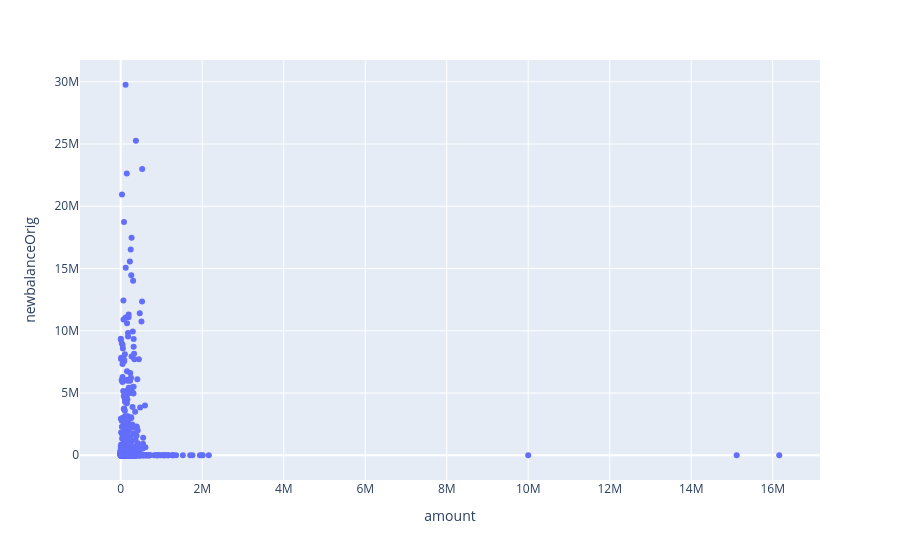

Notebook code for this chart:
### Markdown cell above
<a class="anchor" id="2">

### **Plot 2 - Scatter: `amount` vs `newbalanceOrig`**
</a>

If a transaction is legitimate, the sender's new balance should roughly equal their old balance minus the amount sent. Deviations,  particularly cases where `newbalanceOrig` drops to exactly zero, are a strong fraud signal.

### Code cell
df_paysim.plot.scatter(x="amount", y="newbalanceOrig")

### Figure 1 — Plotly figure (JSON) as saved in the notebook; plotly's stock layout.template omitted (floating-point values rounded to 4 significant figures; data arrays with more than 128 entries replaced by an {"elided": "..."} marker saying what was removed)
{"data": [{"hovertemplate": "amount=%{x}<br>newbalanceOrig=%{y}<extra></extra>", "legendgroup": "", "marker": {"color": "#636efa", "symbol": "circle"}, "mode": "markers", "name": "", "orientation": "v", "showlegend": false, "type": "scatter", "x": {"elided": "1000 float values"}, "xaxis": "x", "y": {"elided": "1000 float values"}, "yaxis": "y"}], "layout": {"legend": {"tracegroupgap": 0}, "margin": {"t": 60}, "xaxis": {"anchor": "y", "domain": [0, 1], "title": {"text": "amount"}}, "yaxis": {"anchor": "x", "domain": [0, 1], "title": {"text": "newbalanceOrig"}}}}
